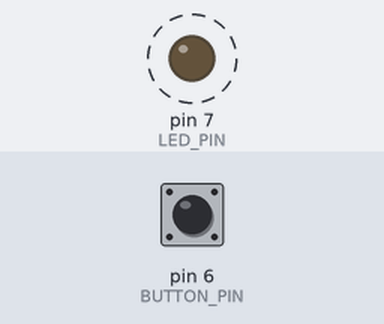
Bench run of a sketch on a simulated Arduino Uno, built with avr-gcc and run on an emulated ATmega328P. On the bench: output pins drawn as LEDs (lit = HIGH). Dashed ring = blinking. The test bench sets the inputs (shaded band); at power-on: pin 6 (BUTTON_PIN) HIGH. What the sketch prints to the serial monitor is not drawn.

Above: at 0.12 s.
Timing chart, 0 to 3.0 s (numbered marks = the images above):
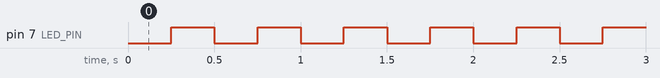

Measured:
- by itself, pin 7 (LED_PIN): alternates HIGH for 0.25 s and LOW for 0.25 s

The sketch:

test_button.ino
```cpp
// (licence header left out)
/** ===== FILE & SKETCH DESCRIPTION ===========================================
  * @file     test_button.ino
  * @version  v1.0 2017/01/20
  * @about    This is an Arduino sketch designed to test the functionality of
  *           the button and LED part of the FPT Driverless Car
  *
  *           Requirement:
  *             The following libraries installed in Arduino Library Manager:
  *               TimerOne by Jesse Tane, Jerome Despatis, Michael Polli,
  *                           Dan Clemens, Paul Stoffregen
  *
  *           Configuration:
  *             User could configure the button input and LED pins by changing
  *             the macros BUTTON_PIN and LED_PIN.
  *
  *             Note that on the FPT Driverless Car, the pin assignment is
  *             fixed, so only configure the pins if you know what you are
  *             doing
  *
  *           Behavior:
  *             Running this sketch, Arduino will blink the LED quickly when
  *             the button is pressed, and more slowly when the button is
  *             released.
  *
  */


#include <TimerOne.h>

#define BUTTON_PIN 6
#define LED_PIN 7

static volatile uint8_t period = 1;

void setup() {
  // put your setup code here, to run once:
  Serial.begin(115200);
  Timer1.initialize(125000);
  Timer1.attachInterrupt(interruptHandler);
  pinMode(BUTTON_PIN, INPUT_PULLUP);
  pinMode(LED_PIN, OUTPUT);
}

void interruptHandler() {
  static volatile uint8_t counter = 0;
  counter++;

  // Blink LED
  if (counter >= period) {
    digitalWrite(LED_PIN, !digitalRead(LED_PIN));
    counter = 0;
  }
}

void loop() {
  // Change blink period based on button state
  if (digitalRead(BUTTON_PIN) == HIGH) {
    Serial.println(1);
    period = 2;
  }
  else {
    Serial.println(0);
    period = 1;
  }
}
```
